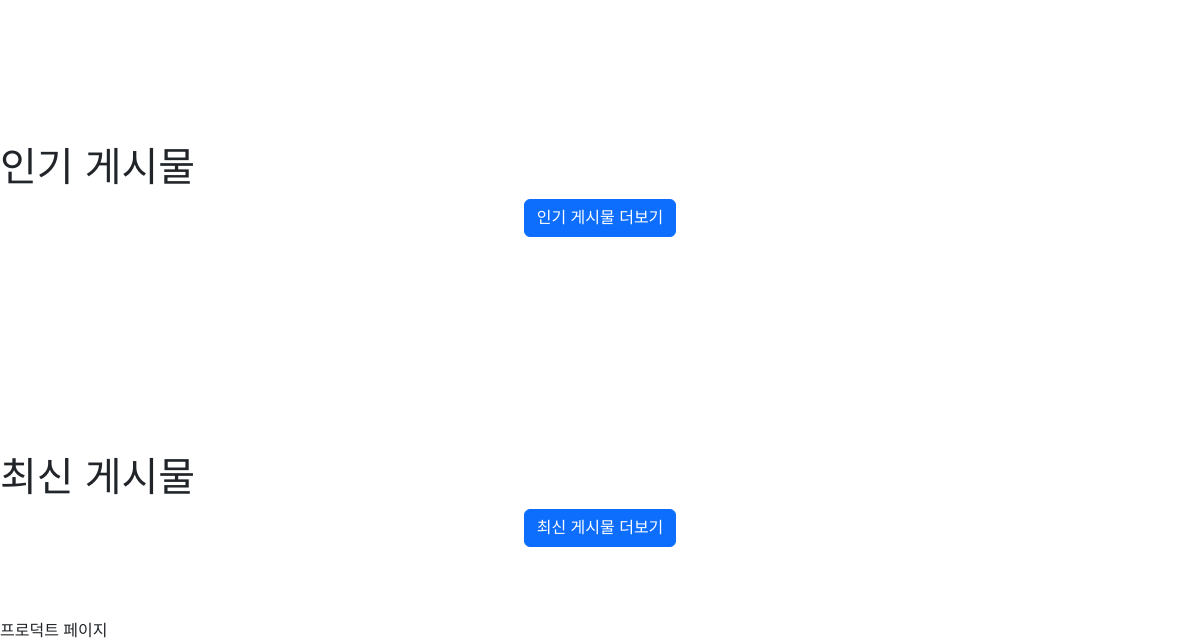
The app's page /products/products/ (lower part), older data.
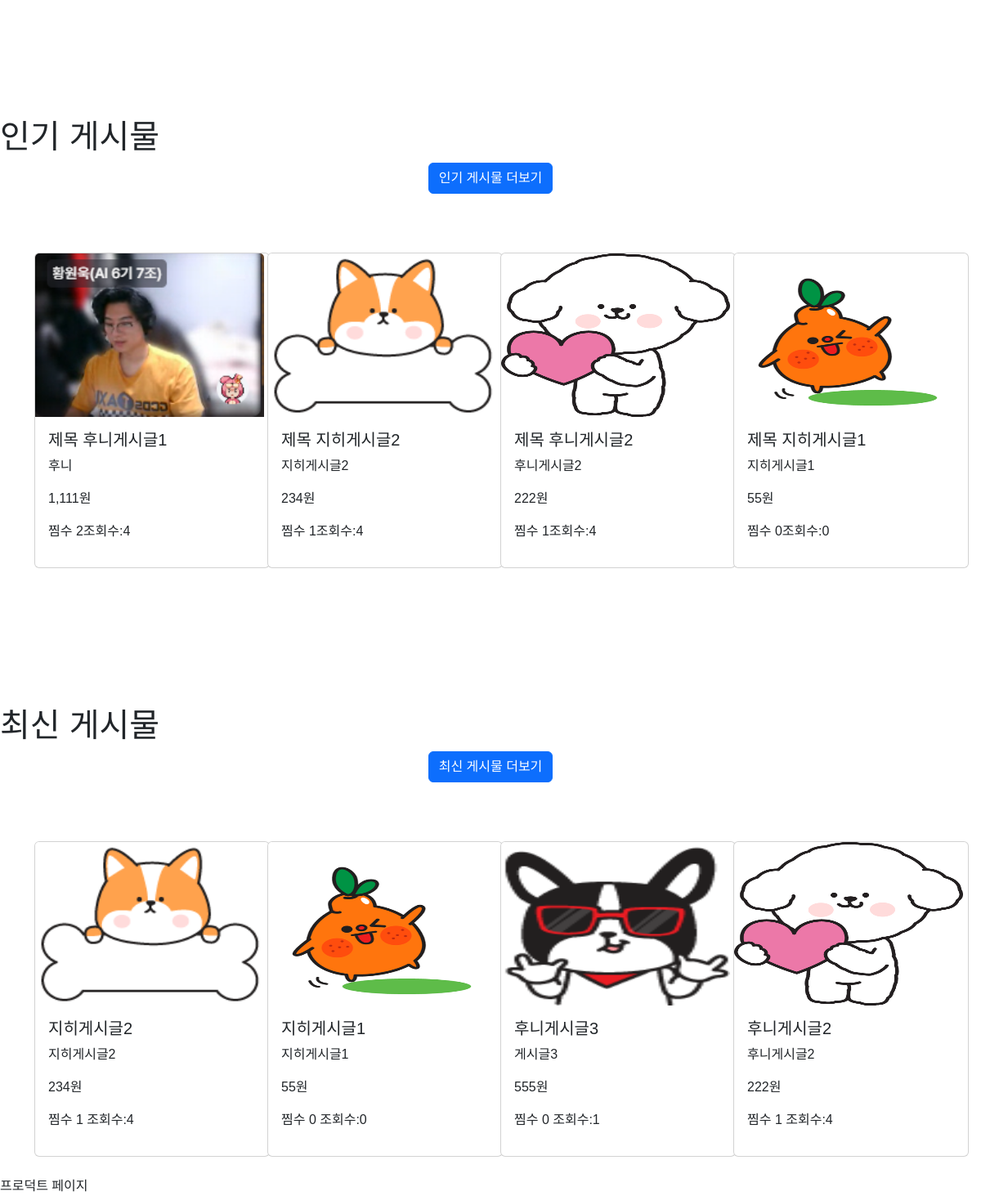
The same page, newer data.
### products/models.py (models this page shows)
class Products(models.Model):
    title = models.CharField(max_length=255)
    content = models.TextField()
    created_at = models.DateTimeField(auto_now_add=True)
    updated_at = models.DateTimeField(auto_now=True)
    post_count = models.IntegerField(default=0)
    price = models.DecimalField(max_digits=10, decimal_places=0)
    image = models.ImageField(upload_to="images/", blank=False)
    user = models.ForeignKey('accounts.CustomUser',
                             on_delete=models.CASCADE, related_name="user")
    def like_count(self):
        return self.like.count()

### products/views.py (the view)
# urls.py: path('products/', include("products.urls")),
def products(request):
    products = Products.objects.annotate(
        like_count=Count('like')
    ).order_by('-like_count', '-created_at')[:4]
    new_product = Products.objects.all().order_by('-created_at')[:4]
    context = {
        'products': products,
        'new_product': new_product,
    }
    return render(request, "products/products.html", context)

### products/templates/products/products.html (shortened to what this page needs)
{% extends "base.html" %} {% load humanize %}
{% block contents %}
<h1>인기 게시물</h1><div style="text-align: center;" ><a href="{%url 'products:like_post' %}"  class="btn btn-primary" >인기 게시물 더보기</a></div>
<div class="container">
  <div class="row">
    {% for product in products %}
    <div class="col-md-3 mb-4">
      <div class="card" style="width: 18rem">
        <a href="{%url 'products:post_detail' product.id%}"
              ><img
          src="{{ product.image.url }}"
          class="card-img-top"
          alt="{{ products.title }}"
          style="width: 280px; height: 200px; "
        /></a>
        <div class="card-body">
          <h5 class="card-title" ">
            제목 {{product.title}}
          </h5>
          <p class="card-text">{{ product.content|truncatechars:50 }}</p>
          <p class="card-text">{{ product.price|intcomma }}원</p>
          <p>찜수 {{product.like_count}}조회수:{{product.post_count}}</p>
        </div>
      </div>
    </div>
    {% endfor %}
  </div>
</div>
<h1>최신 게시물</h1><div style="text-align: center;" ><a href="{%url 'products:new_post' %}" class="btn btn-primary" >최신 게시물 더보기</a></div>
<div class="container">
  <div class="row">
    {% for new_product in new_product %}
    <div class="col-md-3 mb-4">
      <div class="card" style="width: 18rem">
        <a href="{%url 'products:post_detail' new_product.id%}"><img
          src="{{ new_product.image.url }}"
          class="card-img-top"
          alt="{{ new_product.title }}"
          style="width: 280px; height: 200px; "
        /></a>
        <div class="card-body">
          <h5 class="card-title">{{ new_product.title }}</h5>
          <p class="card-text">{{ new_product.content|truncatechars:50 }}</p>
          <p class="card-text">{{ new_product.price|intcomma }}원</p>
          <p>찜수 {{new_product.like_count}} 조회수:{{new_product.post_count}}</p>
        </div>
      </div>
    </div>
    {% endfor %}
  </div>
</div>
프로덕트 페이지 {% endblock contents %}

Row changes from the older to the newer data that the page shows:
added Products: image (picture), title "후니게시글1", content "후니", price "1,111", like_count "2", post_count "4", shown under "인기 게시물"
added Products: image (picture), title "지히게시글2", content "지히게시글2", price "234", like_count "1", post_count "4"
added Products: image (picture), title "후니게시글2", content "후니게시글2", price "222", like_count "1", post_count "4"
added Products: image (picture), title "지히게시글1", content "지히게시글1", price "55", like_count "0", post_count "0"
added Products: image (picture), title "후니게시글3", content "게시글3", price "555", like_count "0", post_count "1", shown under "최신 게시물"
